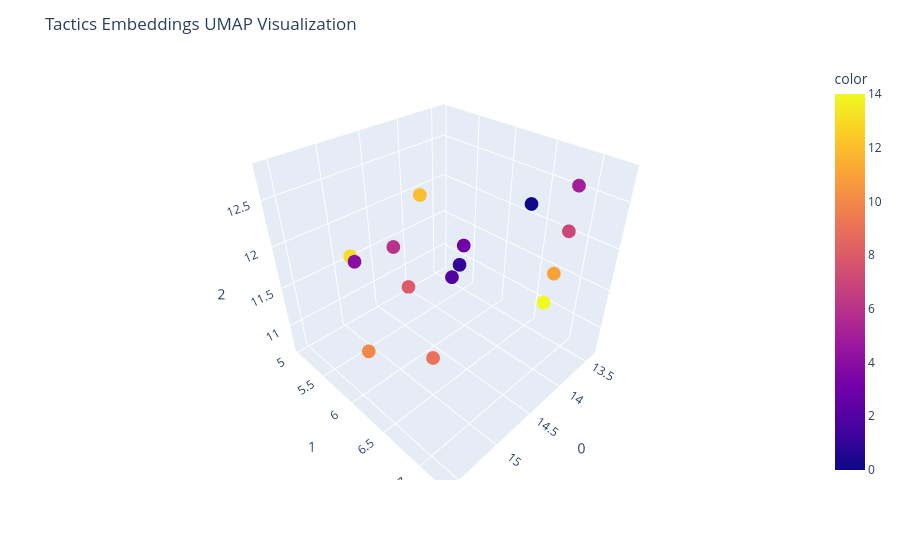

The notebook cell saved with this chart:
### Code cell
# plot
import plotly.express as px
import plotly.io as pio
import matplotlib.cm as cm

fig = px.scatter_3d(
    embedding_3d,
    x=0,
    y=1,
    z=2,
    hover_data={'name': tactics_df['name'], 'ID': tactics_df['ID']},
    color = list(range(len(tactics_df))),
)
fig.update_layout(title='Tactics Embeddings UMAP Visualization')
fig.show()

### Figure 1 — Plotly figure (JSON) as saved in the notebook; plotly's stock layout.template omitted (floating-point values rounded to 4 significant figures)
{"data": [{"customdata": [["Initial Access", "TA0001"], ["Execution", "TA0002"], ["Persistence", "TA0003"], ["Privilege Escalation", "TA0004"], ["Stealth", "TA0005"], ["Credential Access", "TA0006"], ["Discovery", "TA0007"], ["Lateral Movement", "TA0008"], ["Collection", "TA0009"], ["Exfiltration", "TA0010"], ["Command and Control", "TA0011"], ["Impact", "TA0040"], ["Resource Development", "TA0042"], ["Reconnaissance", "TA0043"], ["Defense Impairment", "TA0112"]], "hovertemplate": "0=%{x}<br>1=%{y}<br>2=%{z}<br>name=%{customdata[0]}<br>ID=%{customdata[1]}<br>color=%{marker.color}<extra></extra>", "legendgroup": "", "marker": {"color": [0, 1, 2, 3, 4, 5, 6, 7, 8, 9, 10, 11, 12, 13, 14], "coloraxis": "coloraxis", "symbol": "circle"}, "mode": "markers", "name": "", "scene": "scene", "showlegend": false, "type": "scatter3d", "x": [13.82, 13.76, 13.56, 14.38, 15.2, 13.9, 14.24, 14.19, 14.03, 15.28, 15.57, 13.42, 14.27, 14.85, 13.38], "y": [6.631, 5.67, 5.359, 6.296, 5.669, 7.123, 5.05, 7.267, 5.031, 6.803, 6.304, 6.736, 5.583, 5.059, 6.641], "z": [12.41, 11.22, 10.78, 12.05, 11.96, 12.79, 11.41, 12.54, 10.7, 11.57, 11.5, 11.46, 12.29, 11.57, 10.99]}], "layout": {"coloraxis": {"colorbar": {"title": {"text": "color"}}, "colorscale": [[0, "#0d0887"], [0.1111, "#46039f"], [0.2222, "#7201a8"], [0.3333, "#9c179e"], [0.4444, "#bd3786"], [0.5556, "#d8576b"], [0.6667, "#ed7953"], [0.7778, "#fb9f3a"], [0.8889, "#fdca26"], [1, "#f0f921"]]}, "legend": {"tracegroupgap": 0}, "margin": {"t": 60}, "scene": {"domain": {"x": [0, 1], "y": [0, 1]}, "xaxis": {"title": {"text": "0"}}, "yaxis": {"title": {"text": "1"}}, "zaxis": {"title": {"text": "2"}}}, "title": {"text": "Tactics Embeddings UMAP Visualization"}}}
